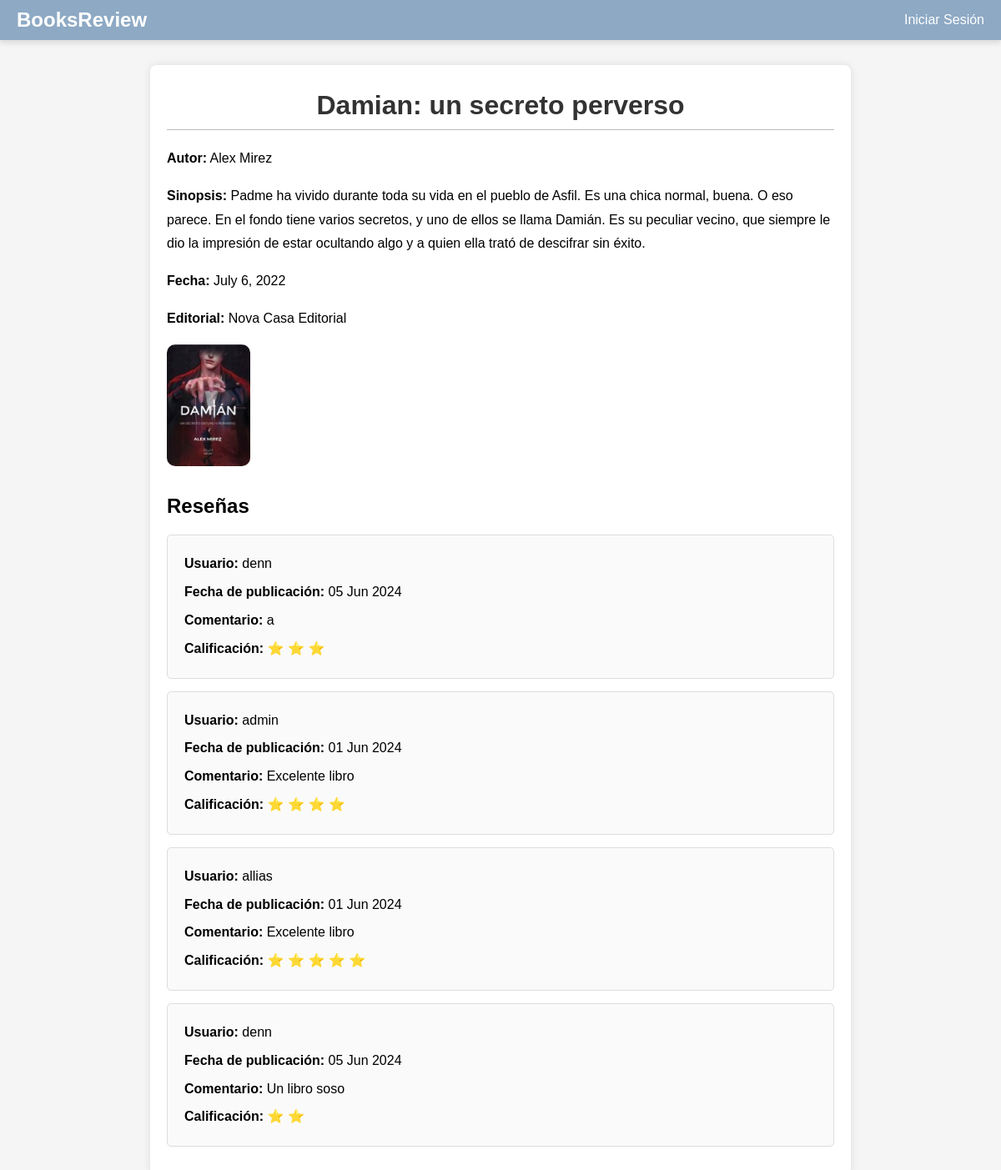
Screenshot of /home/book/1/ with the database file from the repository.
### books/models.py (models this page shows, shortened)
class Book(models.Model):
    title = models.CharField(max_length=255)
    synopsis = models.TextField()
    year = models.DateField(blank=True, null=True, default=timezone.now)
    author = models.ForeignKey(Author, on_delete=models.CASCADE)
    publishing = models.ForeignKey(Publishing, on_delete=models.CASCADE)
    cover_libro = models.ImageField(upload_to='books/', blank=True, null=True)

class Author(models.Model):
    name = models.CharField(max_length=255)
    description = models.TextField()
    cover_image = models.ImageField(upload_to='author/covers/', blank=True, null=True)
    def __str__(self):
        return self.name

class Publishing(models.Model):
    name = models.CharField(max_length=255)
    description = models.TextField(blank=True, null=True)
    logo = models.ImageField(upload_to='publisher_logos/', blank=True, null=True)
    def __str__(self):
        return self.name

class Review(models.Model):
    RATING_CHOICES = (
        (1, '1'),
        (2, '2'),
        (3, '3'),
        (4, '4'),
        (5, '5'),
    )
    book = models.ForeignKey(Book, on_delete=models.CASCADE)
    pub_date = models.DateTimeField('date published', auto_now_add=True)
    user = models.ForeignKey(settings.AUTH_USER_MODEL, on_delete=models.CASCADE, null=True)
    comment = models.CharField(max_length=200)
    rating = models.IntegerField(choices=RATING_CHOICES)

### books/views.py (the view)
# urls.py: path('book/<int:pk>/', BookDetailView.as_view(), name='book_detail'),
class BookDetailView(DetailView):
    model = Book
    template_name = 'book/book_detail.html'
    context_object_name = 'book'
    def get_context_data(self, **kwargs):
        context = super().get_context_data(**kwargs)
        context['reviews'] = Review.objects.filter(book=self.object)
        return context

### books/templatetags/custom_tags.py (called while the page is built)
@register.filter
def get_range(value):
    return range(value)

### templates/book/book_detail.html (shortened to what this page needs)
{% extends 'base.html' %}
{% load static %}
{% load custom_tags %}
{% block css %}
    <link rel="stylesheet" type="text/css" href="{% static 'css/book/grid.css' %}">
    <link rel="stylesheet" type="text/css" href="{% static 'css/estilos.css' %}">
    <link rel="stylesheet" type="text/css" href="{% static 'css/review/reviewlist.css' %}">
    <link rel="stylesheet" type="text/css" href="{% static 'css/formularios/form_styles.css' %}">
{% endblock %}
{% block content %}
<a href="{% url 'book_list' %}">Regresar</a>
    <div class="container">
        <h1>{{ book.title }}</h1>
        <p><strong>Autor:</strong> {{ book.author }}</p>
        <p><strong>Sinopsis:</strong> {{ book.synopsis }}</p>
        <p><strong>Fecha:</strong> {{ book.year }}</p>
        <p><strong>Editorial:</strong> {{ book.publishing }}</p>
        <img src="{{ book.cover_libro.url }}" alt="{{ book.title }} cover" style="max-width: 100px; border-radius: 10px">
        <a href="{% url 'add_review' book.id%}" class="add-review-btn">Añadir reseña</a>
        <h2>Reseñas</h2>
        <div class="review-list">
            {% for review in reviews %}
                <div class="review-item">
                    <p><strong>Usuario:</strong> {{ review.user.username }}</p>
                    <p><strong>Fecha de publicación:</strong> {{ review.pub_date|date:"d M Y" }}</p>
                    <p><strong>Comentario:</strong> {{ review.comment }}</p>
                    <p><strong>Calificación:</strong>
                        {% for i in review.rating|get_range %}
                            ⭐
                        {% endfor %}
                    </p>
                </div>
            {% empty %}
                <p>No hay reseñas disponibles para este libro.</p>
            {% endfor %}
        </div>
    </div>
{% endblock %}

### static/css/base.css (style rules this page uses)
body { margin:0; padding:0; }
p { line-height: 1.8; }
a { color:white; text-decoration:none; }
h1 { border-bottom:1px solid #bbb; padding:0 0 10px 0; margin:10px 0 20px 0; }
h2 { margin:30px 0 20px; }

### static/css/review/reviewlist.css (style rules this page uses)
body { font-family: Arial, sans-serif; background-color: #f5f5f5; margin: 0; padding: 0; }
.container { max-width: 800px; margin: 20px auto; padding: 20px; background-color: #fff; box-shadow: 0 0 10px rgba(0, 0, 0, 0.1); border-radius: 8px; z-index:9999; margin-top: 60px; }
h1 { text-align: center; color: #333; }
.review-list { margin-top: 20px; }
.review-item { border: 1px solid #ddd; padding: 15px; margin-bottom: 15px; border-radius: 5px; background-color: #fafafa; }
.review-item p { margin: 5px }

### rows the page displays
Book: title "Damian: un secreto perverso", author "Alex Mirez", synopsis "Padme ha vivido durante toda su vida en el pueblo de Asfil. Es una chica normal, buena. O eso parece. En el fondo tiene varios secretos, y uno de ellos se llama Damián. Es su peculiar vecino, que siempre le dio la impresión de estar ocultando algo y a quien ella trató de descifrar sin éxito.", year "July 6, 2022", publishing "Nova Casa Editorial", cover_libro (picture)
Review: user.username "denn", pub_date "05 Jun 2024", comment "a", rating 3 (drawn)
Review: user.username "admin", pub_date "01 Jun 2024", comment "Excelente libro", rating 4 (drawn)
Review: user.username "allias", pub_date "01 Jun 2024", comment "Excelente libro", rating 5 (drawn)
Review: user.username "denn", pub_date "05 Jun 2024", comment "Un libro soso", rating 2 (drawn)
